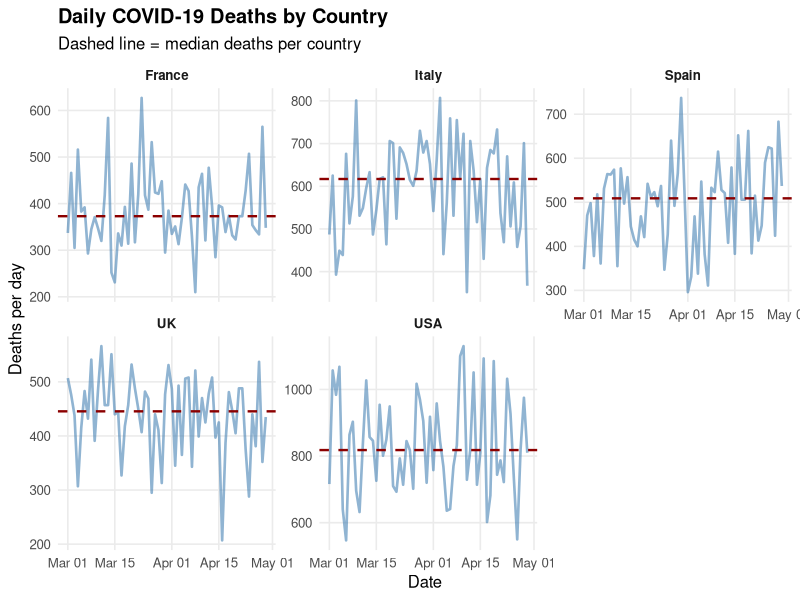

The R script that drew this image:
## ---- chunk 1
library(ggplot2)
library(dplyr)
library(tidyr)
set.seed(123)
## ---- chunk 2
countries <- c("USA", "France", "Italy", "Spain", "UK")

covid_data <- expand_grid(
date = seq.Date(as.Date("2020-03-01"), by = "day", length.out = 60),
country = countries
) %>%
mutate(
deaths = round(
case_when(
country == "USA" ~ rnorm(n(), 800, 150),
country == "Italy" ~ rnorm(n(), 600, 120),
country == "Spain" ~ rnorm(n(), 500, 100),
country == "France" ~ rnorm(n(), 400, 80),
country == "UK" ~ rnorm(n(), 450, 90)
)
)
)

## ---- chunk 3
median_lines <- covid_data %>%
  group_by(country) %>%
  summarise(median_deaths = median(deaths), .groups = "drop")

ggplot(covid_data, aes(x = date, y = deaths)) +
  geom_line(
    color = "steelblue",
    alpha = 0.6,
    linewidth = 0.9
  )+ geom_hline(
    data = median_lines,
    aes(yintercept = median_deaths),
    color = "darkred",
    linewidth = 0.8,
    linetype = "dashed"
  ) + facet_wrap(~ country, scales = "free_y") +
  labs(
    title = "Daily COVID-19 Deaths by Country",
    subtitle = "Dashed line = median deaths per country",
    x = "Date",
    y = "Deaths per day"
  ) + theme_minimal(base_size = 12) + 
  theme(
    plot.title = element_text(face = "bold"),
    strip.text = element_text(face = "bold"),
    panel.grid.minor = element_blank()
  )




## ---- chunk 4
print("Thank you for this course!")
